Frame 1 (no input): blank canvas, image omitted
Frame 60 (no input): blank canvas, image omitted
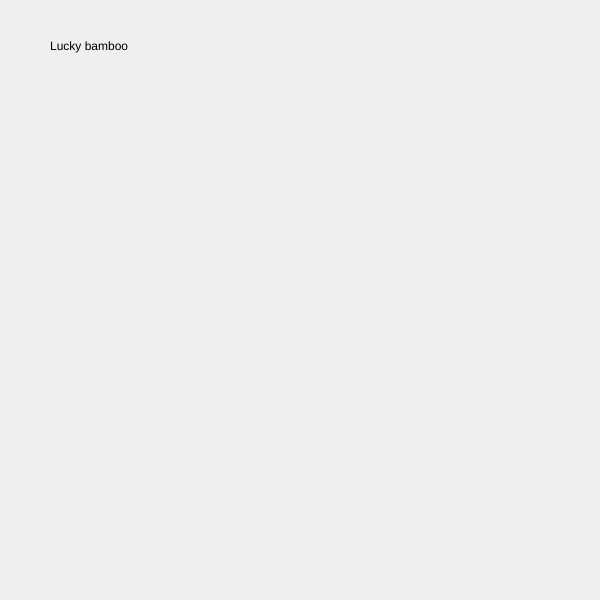
Frame 120 (the mouse pressed at the canvas centre since frame 60)

The p5.js sketch whose frames 1 and 60 were blank and that drew this single picture after the mouse press (run headless with seeded random() and noise() and a simulated clock; from frame 60 on, the mouse is pressed at the canvas centre):

// p5.js sketch
// ── sketch.js
// Plants that i currently own
let plants = [
  {
    commonName: "Ogre's Ear",
    scientificName:"Crassula Ovata Monstruosa"
  }, {
    commonName: "Lucky bamboo",
    scientificName: "Dracaena Sanderiana"
  }, {
    commonName: "Mickey Mouse Cactus",
    scientificName: "Opuntia Microdasys"
  }, {
    commonName:"Hoya Heart",
    scientificName: "hoya kerriificus "
  }, {
    commonName:"Ficus Ginseng",
    scientificName: "ficus retusa"
  }, {
    commonName:"Money Tree",
    scientificName: "Pachira aquatica"
  }, {
    commonName:"Coconut Tree",
    scientificName: "Cocos Nucifera"
  }];
let randomIndex;

function setup() {
  createCanvas(600,600);
  background(200);

}

function draw() {

}

function mousePressed() {
  background(random(200, 255));
  randomIndex = int(random(plants.length))
  text(plants[randomIndex].commonName, 50,50);
  plants.splice(randomIndex, 1);
}
